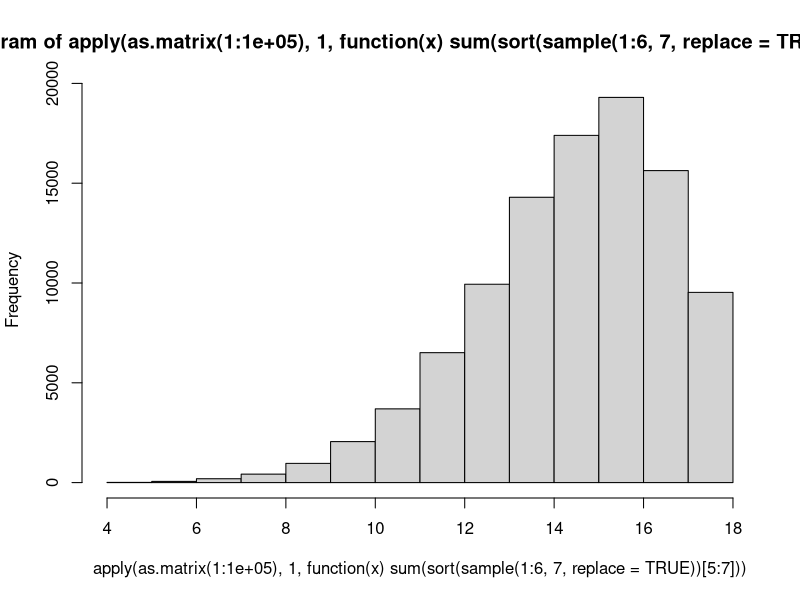

This figure's R source:
# Dice and slice

my.score <- function() sum(sort(sample (1:6, 7, replace=TRUE), )[5:7])

hist(apply(as.matrix(1:100000), 1, function(x) sum(sort(sample (1:6, 7, replace=TRUE))[5:7])))

# Probability that score is less than x using n simulations

p.score.lt <- function (x, n=1000) sum(apply(as.matrix(1:n), 1, function(x) sum(sort(sample (1:6, 7, replace=TRUE))[5:7])) < x)/n

p.score.lt2 <- function (x, n=1000) {
  less.than <- 0
  for (i in 1:n) {
    less.than <-less.than + as.integer(sum(sort(sample (1:6, 7, replace=TRUE))[5:7]) < x)
  }
  less.than/n
  
}
